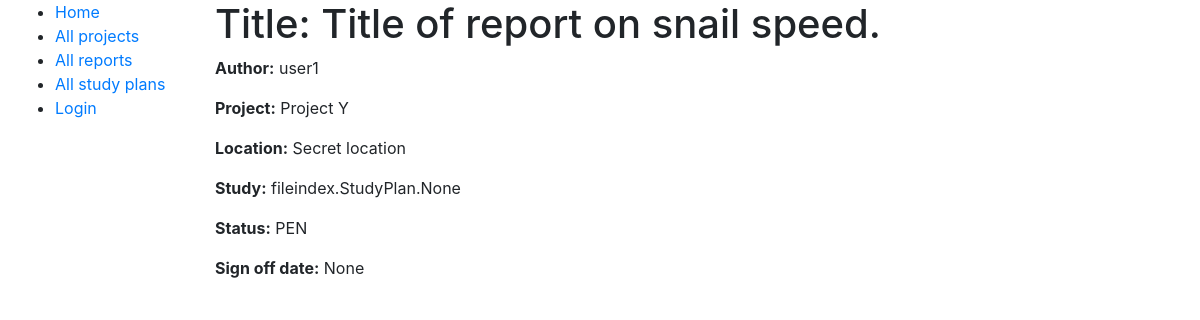
/fileindex/reports/1, run on the app's committed database.
### fileindex/models.py (models this page shows, shortened)
class Document(models.Model):
    owner = models.ForeignKey(User, on_delete=models.SET_NULL, blank=True, null=True)
    project = models.ForeignKey(Project, on_delete=models.SET_NULL, blank=True, null=True)
    location = models.ForeignKey(Location, on_delete=models.SET_NULL, blank=True, null=True)
    DOCUMENT_CODE = (
        ('SP', 'Study plan'),
        ('R', 'Report'),
        ('RDF', 'Related file'),
        ('LBN', 'Lab book'),
    )
    document_code = models.CharField(max_length=3, choices=DOCUMENT_CODE, default='')
    e_copy = models.FileField(upload_to='uploads/', null=True, blank=True)
    class Meta:
        abstract = True

class Report(Document):
    study_plan = models.ManyToManyField(StudyPlan)
    title = models.TextField()
    DOCUMENT_STATUS = (
        ('PEN', 'Pending'),
        ('IND', 'In draft'),
        ('COM', 'Complete'),
    )
    status = models.CharField(max_length=3, choices=DOCUMENT_STATUS, default='PEN')
    sign_date = models.DateField(null=True, blank=True)

class Project(models.Model):
    name = models.CharField(max_length=128)
    leader = models.ForeignKey(User, on_delete=models.CASCADE)
    prefix = models.CharField(max_length=8)
    def __str__(self):
        return self.name

class Location(models.Model):
    name = models.CharField(max_length=16, null=True, blank=True)
    room_no = models.CharField(max_length=16, null=True, blank=True)
    def __str__(self):
        return self.name

### fileindex/views.py (the view)
# urls.py: path('reports/<int:pk>', views.ReportDetailView.as_view(), name='report-detail'),
class ReportDetailView(generic.DetailView):
    model = Report

### fileindex/templates/fileindex/report_detail.html
{% extends "base_generic.html" %}
{% block content %}
	<h1>Title: {{ report.title }}</h1>
	<p><strong>Author:</strong> {{ report.owner }}</p>
	<p><strong>Project:</strong> {{ report.project }}</p>
	<p><strong>Location:</strong> {{ report.location }}</p>
	<p><strong>Study:</strong> {{ report.study_plan }}</p>
	<p><strong>Status:</strong> {{ report.status }}</p>
	<p><strong>Sign off date:</strong> {{ report.sign_date }}</p>
{% endblock %}

### data on the page
Report: title "Title of report on snail speed.", owner "user1", project "Project Y", location "Secret location", study_plan "fileindex.StudyPlan.None", status "PEN", sign_date "None"
